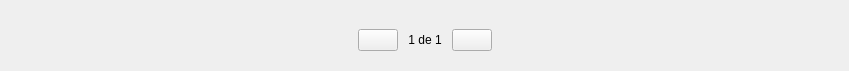
<?xml version="1.0" encoding="UTF-8"?>
<ui version="4.0">
 <class>LibraryVerticalPager</class>
 <widget class="QWidget" name="LibraryVerticalPager">
  <property name="geometry">
   <rect>
    <x>0</x>
    <y>0</y>
    <width>849</width>
    <height>71</height>
   </rect>
  </property>
  <property name="focusPolicy">
   <enum>Qt::NoFocus</enum>
  </property>
  <property name="windowTitle">
   <string notr="true">Form</string>
  </property>
  <property name="styleSheet">
   <string notr="true" />
  </property>
  <widget class="QFrame" name="pageLibraryViewerCont">
   <property name="geometry">
    <rect>
     <x>0</x>
     <y>0</y>
     <width>849</width>
     <height>78</height>
    </rect>
   </property>
   <property name="styleSheet">
    <string notr="true" />
   </property>
   <layout class="QHBoxLayout" name="pageLibraryViewer">
    <property name="spacing">
     <number>10</number>
    </property>
    <property name="leftMargin">
     <number>15</number>
    </property>
    <property name="topMargin">
     <number>7</number>
    </property>
    <property name="rightMargin">
     <number>15</number>
    </property>
    <property name="bottomMargin">
     <number>5</number>
    </property>
    <item>
     <spacer name="horizontalSpacer">
      <property name="orientation">
       <enum>Qt::Horizontal</enum>
      </property>
      <property name="sizeHint" stdset="0">
       <size>
        <width>57</width>
        <height>28</height>
       </size>
      </property>
     </spacer>
    </item>
    <item>
     <widget class="SilentQPushButton" name="upButton">
      <property name="focusPolicy">
       <enum>Qt::NoFocus</enum>
      </property>
      <property name="text">
       <string />
      </property>
     </widget>
    </item>
    <item>
     <widget class="QLabel" name="pageLabel">
      <property name="text">
       <string notr="true">1 de 1</string>
      </property>
      <property name="alignment">
       <set>Qt::AlignCenter</set>
      </property>
      <property name="indent">
       <number>0</number>
      </property>
     </widget>
    </item>
    <item>
     <widget class="SilentQPushButton" name="downButton">
      <property name="focusPolicy">
       <enum>Qt::NoFocus</enum>
      </property>
      <property name="text">
       <string />
      </property>
     </widget>
    </item>
    <item>
     <spacer name="horizontalSpacer_2">
      <property name="orientation">
       <enum>Qt::Horizontal</enum>
      </property>
      <property name="sizeHint" stdset="0">
       <size>
        <width>57</width>
        <height>28</height>
       </size>
      </property>
     </spacer>
    </item>
   </layout>
  </widget>
 </widget>
 <customwidgets>
  <customwidget>
   <class>SilentQPushButton</class>
   <extends>QPushButton</extends>
   <header>SilentQPushButton.h</header>
  </customwidget>
 </customwidgets>
 <resources>
  <include location="../Library800.qrc" />
 </resources>
 <connections />
</ui>
